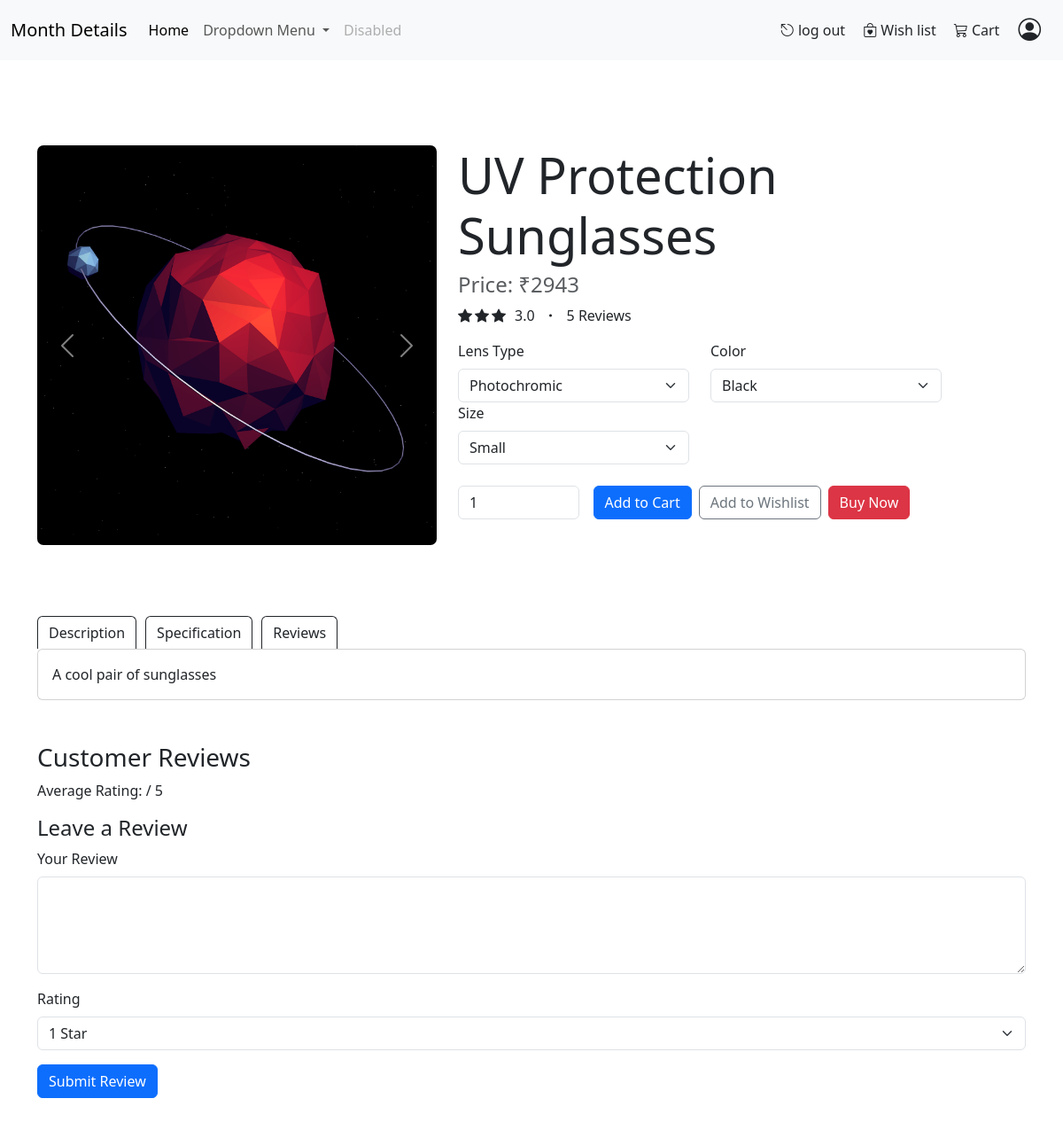
Page /product/12 on the committed database.
### optical_main/models.py (models this page shows, shortened)
class Product(models.Model):
    CATEGORY_CHOICES = [
        ('EYEWEAR', 'Eyewear'),
        ('SUNGLASSES', 'Sunglasses'),
        ('READING_GLASS', 'Reading Glass'),
        ('OTHERS', 'Others'),
    ]
    MATERIAL_CHOICES = [
        ('PLASTIC', 'Plastic'),
        ('METAL', 'Metal'),
        ('COMPOSITE', 'Composite'),
    ]
    name = models.CharField(max_length=50, unique=True, help_text="Enter the product name")
    brand = models.CharField(max_length=50, help_text="Enter the brand name")
    description = models.TextField(help_text="Enter a description of the product")
    MRP = models.IntegerField(validators=[MinValueValidator(0)],default=0, help_text="Enter the maximum retail price")
    category = models.CharField(max_length=20, choices=CATEGORY_CHOICES,default='OTHERS', help_text="Select the product category")
    material = models.CharField(max_length=10, choices=MATERIAL_CHOICES, help_text="Select the material")
    lens = models.CharField(max_length=20, blank=True, help_text="Enter the lens type (if applicable)")
    stock = models.IntegerField(validators=[MinValueValidator(0)], help_text="Enter the stock quantity")
    discount = models.DecimalField(max_digits=5, decimal_places=2, validators=[MinValueValidator(0), MaxValueValidator(100)],default=0, help_text="Enter the discount percentage")
    date = models.DateField(default=datetime.date.today, help_text="Enter the date of addition")
    class Meta:
        verbose_name = "Product"
        verbose_name_plural = "Products"

### optical_main/views.py (the view)
# urls.py: path('product/', ProductAPIView.as_view()),
def product(request,id):
    product=Product.objects.get(id=id)
    f=Feedback.objects.filter(order__product_id=id).annotate(name=F('order__customer__first_name'))
    c=Feedback.objects.filter(order__product_id=id).annotate(name=F('order__customer__first_name')).count()
    print(c)
    hh=Feedback.objects.filter(order__product_id=id).aggregate(rating=Avg('rating'))
    hh["rating"] = round(hh["rating"], 2)
    round_avg=int(hh['rating'])
    point_value=hh['rating']-round_avg
    if point_value>=0.5:
        half_star=True
    else:
        half_star=False
    if request.method=='POST':
        d=copy.deepcopy(request.POST)
        d.pop('csrfmiddlewaretoken')
        d['product']=product.id
        d['customer']=request.user.pk
        return redirect(f"{reverse('order')}?{d.urlencode()}")
    return render(request,'Optical_main/product.html',{
        'product':product,'feedback':f,'avg':hh,'round_avg':round_avg,'half_star':half_star,'c':c})

### optical_main/Templates/Optical_main/product.html (shortened to what this page needs)
<!DOCTYPE html>
<html lang="en">
<head>
    <link href="https://cdn.jsdelivr.net/npm/bootstrap@5.3.0/dist/css/bootstrap.min.css" rel="stylesheet">
    {% load static %}
</head>
<body>
    {% include 'Optical_main/nav-bar.html'%}
    <div class="container py-5 mt-5">
        <div class="row">
            <div class="col-md-5 picture">
                <div id="productCarousel" class="carousel slide" data-bs-ride="carousel">
                    <div class="carousel-inner">
                        <div class="carousel-item active">
                            <img src="{% static 'optical_main/2.png' %} " style="border-radius: 7px;" class="d-block w-100" alt="Main Product Image" />
                        </div>
                    </div>
                    <button class="carousel-control-prev" type="button" data-bs-target="#productCarousel" data-bs-slide="prev">
                        <span class="carousel-control-prev-icon" aria-hidden="true"></span>
                    </button>
                    <button class="carousel-control-next" type="button" data-bs-target="#productCarousel" data-bs-slide="next">
                        <span class="carousel-control-next-icon" aria-hidden="true"></span>
                    </button>
                </div>
            </div>
            <div class="col-md-6">
                <h1 class="display-4">{{ product.name }}</h1>
                <h4 class="text-muted">Price: ₹{{ product.MRP }}</h4>
                <span style="display: flex; gap: 10px;">
                    <span style="display: flex; gap: 3px;">
                        {% for _ in ""|rjust:round_avg %}
                        <i class="bi bi-star-fill"></i>
                        {% endfor %}
                    </span>
                <p> {{ avg.rating }} </p>
                <i class="bi bi-dot"></i>
                <p> {{ c }} Reviews</p>
                </span>
                <form method="POST">
                    <div class='row'>
                        <div class="col-6">
                            <label for="lensType" class="form-label">Lens Type</label>
                            <select class="form-select" id="lensType" name="lens_type">
                                <option value={{ item }} >{{ product.lens }}</option>
                            </select>
                        </div>
                        <div class="col-6">
                            <label for="color" class="form-label">Color</label>
                            <select class="form-select" id="color" name="color">
                                <option value="black">Black</option>
                            </select>
                        </div>
                        <div class="col-6">
                            <label for="size" class="form-label">Size</label>
                            <select class="form-select" id="size" name="size">
                                <option value="s">Small</option>
                            </select>
                        </div>
                    </div>
                    <div class="mt-4 d-flex align-items-center">
                        <input type="number" class="form-control w-25" value="1" id="quantity" name="quantity" min="1" max={{ product.stock }} />
                        <button type="submit" class="btn btn-primary ms-3">Add to Cart</button>
                        <button type="button" class="btn btn-outline-secondary ms-2">Add to Wishlist</button>
                        <button type="submit" class="btn btn-danger ms-2">Buy Now</button>
                    </div>
                </form>
            </div>
        </div>
        <div class="col-12 des">
            <p class="d-inline-flex g-0 custom">
                <button class="btn btn-outline-dark outline-dark" type="button" data-bs-toggle="collapse" data-bs-target="#multiCollapseExample1" aria-expanded="true" aria-controls="multiCollapseExample1">Description</button>
                <button class="btn btn-outline-dark outline-dark" type="button" data-bs-toggle="collapse" data-bs-target="#multiCollapseExample2" aria-expanded="false" aria-controls="multiCollapseExample2">Specification</button>
                <button class="btn btn-outline-dark outline-dark" type="button" data-bs-toggle="collapse" data-bs-target="#multiCollapseExample3" aria-expanded="false" aria-controls="multiCollapseExample3">Reviews</button>
            </p>
            <div id="accordionGroup">
                <div class="row gy-0">
                    <div class="col">
                        <div class="collapse multi-collapse show" id="multiCollapseExample1" data-bs-parent="#accordionGroup">
                            <div class="col-12">
                                <div class="card card-body">
                                    {{ product.description }}
                                </div>
                            </div>
                        </div>
                    </div>
                </div>
            </div>
        </div>
        <div id="reviews" class="mt-5">
            <h3>Customer Reviews</h3>
            <div>
                <p>Average Rating: {{ product.rating }} / 5</p>
            </div>
            <h4>Leave a Review</h4>
            <form method="POST">
                <div class="mb-3">
                    <label for="review" class="form-label">Your Review</label>
                    <textarea class="form-control" id="review" name="review" rows="4"></textarea>
                </div>
                <div class="mb-3">
                    <label for="rating" class="form-label">Rating</label>
                    <select class="form-select" id="rating" name="rating">
                        <option value="1">1 Star</option>
                    </select>
                </div>
                <button type="submit" class="btn btn-primary">Submit Review</button>
            </form>
        </div>
</body>
</html>

### optical_main/Templates/Optical_main/product.html (style rules this page uses)
.btn-primary { background-color: #ff9f00; border-color: #ff9f00; }
.custom { margin-bottom:0px; }
.picture { border-radius: 15px; padding-bottom:20px; }
.des { margin-top:60px; }
.outline-dark { border-bottom-left-radius: 0px; border-bottom-right-radius: 0px; border-bottom-width:0px; margin-right: 10px; }

### rows in the picture
Product: name "UV Protection Sunglasses", MRP "2943", lens_type "Photochromic", description "A cool pair of sunglasses"

### other values in the picture
{{ avg.rating }} "3.0"
{{ c }} "5"
